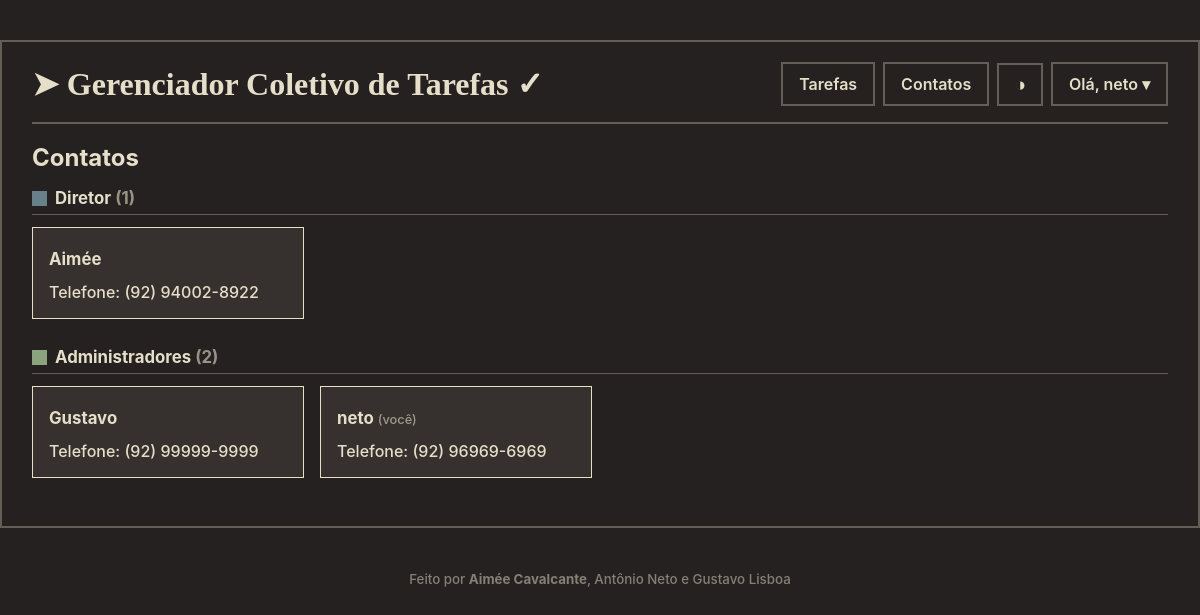
Screenshot of /contatos (signed in) with the database file from the repository.
### models.py (models this page shows)
class User(db.Model, UserMixin): # Define a classe usuário
    id = db.Column(db.Integer, primary_key = True)
    username = db.Column(db.String(150), unique = True, nullable= False)
    password = db.Column(db.String(150), nullable=False)
    role = db.Column(db.String(10), default = 'membro') # Administrador ou membro
    telefone = db.Column(db.String(20), nullable=False)

### app.py (the view)
@app.route('/contatos')
@login_required
def contatos():
    return render_template('contatos.html', users=all_users())

### app.py (called while the page is built)
@login_manager.user_loader
def load_user(user_id):
    return db.session.get(User, int(user_id))

def is_admin(user):
    return user.role in ADMIN_ROLES

def is_diretor(user):
    return user.role == 'diretor'

def can_delete_user(target):
    if is_diretor(target):
        return False
    if current_user.id == target.id:
        return True
    if is_diretor(current_user):
        return True
    return is_admin(current_user) and not is_admin(target)

def can_promote(target):
    return is_diretor(current_user) and not is_admin(target)

def can_demote(target):
    return is_diretor(current_user) and target.role == 'admin'

@app.context_processor
def inject_globals():
    return dict(
        STATUS_ORDER=STATUS_ORDER,
        STATUS_EDITAVEIS=STATUS_EDITAVEIS,
        STATUS_CSS=STATUS_CSS,
        PRIORITY_CSS=PRIORITY_CSS,
        PRIORIDADES=PRIORIDADES,
        can_edit=can_edit,
        can_delete=can_delete,
        can_delete_user=can_delete_user,
        can_promote=can_promote,
        can_demote=can_demote,
        is_admin=is_admin,
        is_diretor=is_diretor
    )

@app.template_filter('telefone')
def format_phone(d):
    if not d:
        return ''
    if len(d) == 11:
        return f'({d[:2]}) {d[2:7]}-{d[7:]}'
    return f'({d[:2]}) {d[2:6]}-{d[6:]}'

def all_users():
    return User.query.order_by(User.username).all()

### templates/contatos.html (shortened to what this page needs)
{% extends "base.html" %}
{% from "macros.html" import role_label %}
{% block content %}
<h2 class="page-title titulo-contatos">Contatos</h2>
{% set secoes = [
    ('Diretor', users|selectattr('role', 'equalto', 'diretor')|list),
    ('Administradores', users|selectattr('role', 'equalto', 'admin')|list),
    ('Membros', users|rejectattr('role', 'in', ['diretor', 'admin'])|list),
] %}
{% for titulo, lista in secoes if lista %}
<div class="contacts-section">
<div class="contacts-section-header">
    {% if titulo == 'Diretor' %}
        <span class="role-dot dot-diretor"></span>
    {% elif titulo == 'Administradores' %}
        <span class="role-dot dot-admin"></span>
    {% endif %}
    <h3 class="contacts-section-title">{{ titulo }} <span class="muted-text">({{ lista|length }})</span></h3>
</div>
<div class="contacts-grid">
    {% for u in lista %}
    <section class="card contact-card">
        <div class="contact-card-header">
            <h3 class="contact-name">{{ u.username }}{% if u.id == current_user.id %} <span class="current-user-label">(você)</span>{% endif %}</h3>
        </div>
        <p class="contact-phone">
            Telefone:
            {% if u.telefone %}
                {{ u.telefone|telefone }}
            {% else %}
                <span class="muted-text">não informado</span>
            {% endif %}
        </p>
    </section>
    {% endfor %}
</div>
</div>
{% endfor %}
{% endblock %}

### templates/base.html (shortened to what this page needs)
<!DOCTYPE html>
<html lang="pt-BR" class="kemuri-koke-dark">
<head>
    <link rel="stylesheet" href="{{ url_for('static', filename='style.css') }}">
</head>
<body>
<main class="{% block container_class %}container{% endblock %}">
    <header class="header">
        <h1 class="logo">
            <a href="{{ url_for('home') }}" class="logo-link">➤ Gerenciador Coletivo de Tarefas ✓</a>
        </h1>
        <nav class="main-menu">
            {% if current_user.is_authenticated %}
                <a href="{{ url_for('dashboard') }}" class="button button-secondary">Tarefas</a>
                <a href="{{ url_for('contatos') }}" class="button button-secondary">Contatos</a>
                <button type="button" id="theme-toggle" class="button theme-button button-secondary" aria-label="Alternar tema"></button>
                <details class="dropdown">
                    <summary class="button button-secondary">Olá, {{ current_user.username }} ▾</summary>
                </details>
            {% else %}
                <a href="{{ url_for('login') }}" class="button button-secondary">Entrar</a>
                <a href="{{ url_for('register') }}" class="button button-secondary">Registrar</a>
            {% endif %}
        </nav>
    </header>
<hr class="divisoria-horizontal">
    {% block content %}{% endblock %}
</main>
<footer class="footer">
    <small>Feito por <b>Aimée Cavalcante</b>, Antônio Neto e Gustavo Lisboa</small>
</footer>
</body>
</html>

### static/style.css (style rules this page uses)
:root { font-family: -apple-system, Segoe UI, sans-serif; font-weight: 500; }
.kemuri-koke-dark { color-scheme: dark; }
* { box-sizing: border-box; }
body { background: var(--mSurface); color: var(--mOnSurface); margin: 0; }
.container { max-width: 1400px; margin: 40px auto; padding: 20px 30px; border: 2px solid var(--mOutline); }
.divisoria-horizontal { border: none; border-top: 0px solid var(--mOutline); height: 2px; width: 100%; background-color: var(--mOutline); margin: 12px 0px 12px 0px; }
.header { display: flex; align-items: center; justify-content: space-between; flex-wrap: wrap; gap: 12px; margin-bottom: 16px; }
.logo { margin: 0; font-size: 2rem; font-weight: 700; font-family: Verdana, Geneva, Tahoma, serif; }
.logo-link { color: inherit; text-decoration: none; }
.main-menu { display: flex; align-items: center; flex-wrap: wrap; gap: 8px; }
.footer { text-align: center; opacity: 0.5; margin: 24px 0 40px; }
.button { display: inline-block; font: inherit; font-weight: 600; line-height: normal; text-align: center; text-decoration: none; padding: 10px 16px; border: 2px solid var(--mOutline); border-radius: 0px; cursor: pointer; background: var(--mSurface); color: var(--mOnSurface); }
.theme-button { font-size: 1.2rem; padding: 7.5px 15px; }
.button-secondary { background: var(--mSurface); color: var(--mOnSurface); }
.dropdown { position: relative; display: inline-block; }
.dropdown summary { list-style: none; cursor: pointer; user-select: none; }
.card { background: var(--mSurfaceVariant); border: 1px solid var(--mOnSurfaceVariant); border-radius: 0px; padding: 16px; margin: 12px 0; }
.page-title { margin: 10px 0px 16px 0px; font-size: 1.5rem; font-weight: 700; }
.titulo-contatos { margin-top: 19px; }
.muted-text { opacity: 0.6; }
.current-user-label { font-size: 0.8rem; font-weight: 500; opacity: 0.6; }
.role-dot { display: inline-block; width: 15px; height: 15px; border-radius: 0%; flex-shrink: 0; }
.dot-admin { background-color: var(--admin); }
.dot-diretor { background-color: var(--diretor); }
.contacts-section { margin-bottom: 28px; }
.contacts-section-header { display: flex; align-items: center; gap: 8px; margin: 0 0 12px 0; padding-bottom: 6px; border-bottom: 1px solid var(--mOutline); }
.contacts-section-title { margin: 0; font-size: 1.05rem; font-weight: 700; }
.contacts-grid { display: grid; grid-template-columns: repeat(auto-fill, minmax(220px, 1fr)); gap: 16px; }
.contact-card { margin: 0; }
.contact-card-header { display: flex; align-items: center; min-height: 30px; justify-content: space-between; gap: 8px; margin-bottom: 8px; }
.contact-name { margin: 0; font-size: 1.05rem; word-break: break-word; }
.contact-phone { margin: 0; }

### static/palette.css (style rules this page uses)
.kemuri-koke-dark { --mPrimary: #8ba37e; --mOnPrimary: #242120; --mSecondary: #a69680; --mOnSecondary: #242120; --mTertiary: #cb9168; --mOnTertiary: #242120; --mError: #c6685d; --mOnError: #242120; --mSurface: #242120; --mOnSurface: #e5dec9; --mSurfaceVariant: #36312f; --mOnSurfaceVariant: #e5dec9; --mOutline: #665c58; --mShadow: #000000; --mHover: #8ba37e; --mOnHover: #242120; --black: #242120; --red: #c6685d; --darkRed: #a44035; --green: #8ba37e; --yellow: #cb9168; --blue: #67808a; --magenta: #a27886; --cyan: #769f93; --white: #e5dec9; --darkBlue: #45636f; --darkGreen:#618051; --diretor:#67808a; --admin:#8ba37e; }

### rows the page displays
User: username "neto", shows "(você)", telefone|telefone "(92) 96969-6969"
User: role "diretor" (drawn), username "Aimée", telefone|telefone "(92) 94002-8922"
User: username "Gustavo", telefone|telefone "(92) 99999-9999"

### other values shown
{{ titulo }} "Diretor" "Administradores"
{{ lista|length }} "1" "2"
